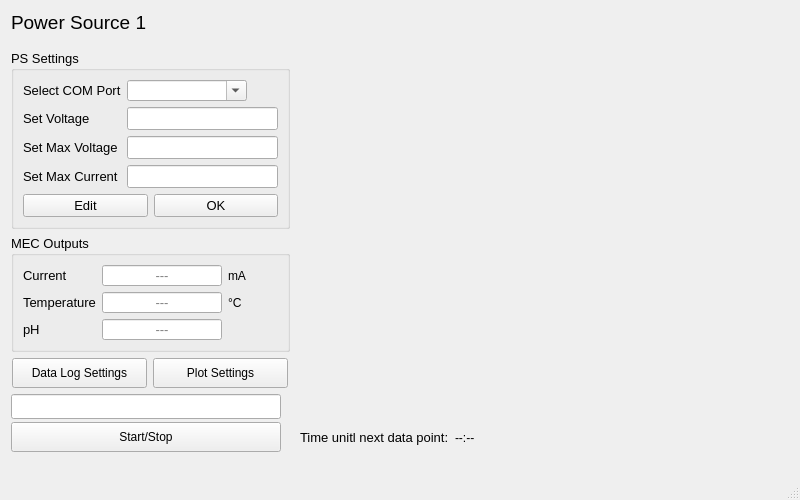
<?xml version="1.0" encoding="UTF-8"?>
<ui version="4.0">
 <class>MainWindow</class>
 <widget class="QMainWindow" name="MainWindow">
  <property name="geometry">
   <rect>
    <x>0</x>
    <y>0</y>
    <width>800</width>
    <height>500</height>
   </rect>
  </property>
  <property name="minimumSize">
   <size>
    <width>800</width>
    <height>500</height>
   </size>
  </property>
  <property name="maximumSize">
   <size>
    <width>800</width>
    <height>500</height>
   </size>
  </property>
  <property name="windowTitle">
   <string>MainWindow</string>
  </property>
  <widget class="QWidget" name="centralwidget">
   <widget class="PlotWidget" name="graphWidget" native="true">
    <property name="geometry">
     <rect>
      <x>300</x>
      <y>0</y>
      <width>501</width>
      <height>421</height>
     </rect>
    </property>
   </widget>
   <widget class="QWidget" name="layoutWidget">
    <property name="geometry">
     <rect>
      <x>11</x>
      <y>1</y>
      <width>279</width>
      <height>451</height>
     </rect>
    </property>
    <layout class="QVBoxLayout" name="verticalLayout_2">
     <item>
      <widget class="QLabel" name="label">
       <property name="font">
        <font>
         <pointsize>14</pointsize>
        </font>
       </property>
       <property name="text">
        <string>Power Source 1</string>
       </property>
      </widget>
     </item>
     <item>
      <widget class="QGroupBox" name="groupBox">
       <property name="font">
        <font>
         <pointsize>10</pointsize>
        </font>
       </property>
       <property name="title">
        <string>PS Settings</string>
       </property>
       <layout class="QFormLayout" name="formLayout_2">
        <item row="0" column="0">
         <widget class="QLabel" name="portboxLabel">
          <property name="font">
           <font>
            <pointsize>10</pointsize>
           </font>
          </property>
          <property name="text">
           <string>Select COM Port</string>
          </property>
         </widget>
        </item>
        <item row="0" column="1">
         <widget class="QComboBox" name="comBox">
          <property name="maximumSize">
           <size>
            <width>120</width>
            <height>21</height>
           </size>
          </property>
          <property name="editable">
           <bool>true</bool>
          </property>
         </widget>
        </item>
        <item row="1" column="0">
         <widget class="QLabel" name="label_2">
          <property name="font">
           <font>
            <pointsize>10</pointsize>
           </font>
          </property>
          <property name="text">
           <string>Set Voltage</string>
          </property>
         </widget>
        </item>
        <item row="1" column="1">
         <widget class="QLineEdit" name="setvoltageDisplay">
          <property name="alignment">
           <set>Qt::AlignCenter</set>
          </property>
          <property name="readOnly">
           <bool>true</bool>
          </property>
         </widget>
        </item>
        <item row="2" column="0">
         <widget class="QLabel" name="label_4">
          <property name="font">
           <font>
            <pointsize>10</pointsize>
           </font>
          </property>
          <property name="text">
           <string>Set Max Voltage</string>
          </property>
         </widget>
        </item>
        <item row="2" column="1">
         <widget class="QLineEdit" name="maxvoltageDisplay">
          <property name="alignment">
           <set>Qt::AlignCenter</set>
          </property>
          <property name="readOnly">
           <bool>true</bool>
          </property>
         </widget>
        </item>
        <item row="3" column="0">
         <widget class="QLabel" name="label_3">
          <property name="font">
           <font>
            <pointsize>10</pointsize>
           </font>
          </property>
          <property name="text">
           <string>Set Max Current</string>
          </property>
         </widget>
        </item>
        <item row="3" column="1">
         <widget class="QLineEdit" name="maxcurrentDisplay">
          <property name="alignment">
           <set>Qt::AlignCenter</set>
          </property>
          <property name="readOnly">
           <bool>true</bool>
          </property>
         </widget>
        </item>
        <item row="4" column="0" colspan="2">
         <layout class="QHBoxLayout" name="horizontalLayout_2">
          <item>
           <widget class="QPushButton" name="settingsEditButton">
            <property name="text">
             <string>Edit</string>
            </property>
           </widget>
          </item>
          <item>
           <widget class="QPushButton" name="settingsOKButton">
            <property name="text">
             <string>OK</string>
            </property>
           </widget>
          </item>
         </layout>
        </item>
       </layout>
      </widget>
     </item>
     <item>
      <widget class="QGroupBox" name="groupBox_2">
       <property name="font">
        <font>
         <pointsize>10</pointsize>
        </font>
       </property>
       <property name="title">
        <string>MEC Outputs</string>
       </property>
       <layout class="QFormLayout" name="formLayout">
        <item row="0" column="0">
         <widget class="QLabel" name="currentLabel">
          <property name="font">
           <font>
            <pointsize>10</pointsize>
           </font>
          </property>
          <property name="autoFillBackground">
           <bool>false</bool>
          </property>
          <property name="text">
           <string>Current</string>
          </property>
         </widget>
        </item>
        <item row="0" column="1">
         <layout class="QHBoxLayout" name="horizontalLayout">
          <item>
           <widget class="QLineEdit" name="currentDisplay">
            <property name="maximumSize">
             <size>
              <width>120</width>
              <height>21</height>
             </size>
            </property>
            <property name="font">
             <font>
              <pointsize>10</pointsize>
             </font>
            </property>
            <property name="cursor">
             <cursorShape>ArrowCursor</cursorShape>
            </property>
            <property name="alignment">
             <set>Qt::AlignCenter</set>
            </property>
            <property name="readOnly">
             <bool>true</bool>
            </property>
            <property name="placeholderText">
             <string>---</string>
            </property>
           </widget>
          </item>
          <item>
           <widget class="QLabel" name="currentunitLabel">
            <property name="maximumSize">
             <size>
              <width>22</width>
              <height>21</height>
             </size>
            </property>
            <property name="font">
             <font>
              <pointsize>9</pointsize>
             </font>
            </property>
            <property name="text">
             <string>mA</string>
            </property>
           </widget>
          </item>
         </layout>
        </item>
        <item row="1" column="0">
         <widget class="QLabel" name="tempLabel">
          <property name="font">
           <font>
            <pointsize>10</pointsize>
           </font>
          </property>
          <property name="text">
           <string>Temperature</string>
          </property>
         </widget>
        </item>
        <item row="1" column="1">
         <layout class="QHBoxLayout" name="horizontalLayout_3">
          <item>
           <widget class="QLineEdit" name="tempDisplay">
            <property name="maximumSize">
             <size>
              <width>120</width>
              <height>21</height>
             </size>
            </property>
            <property name="font">
             <font>
              <pointsize>10</pointsize>
             </font>
            </property>
            <property name="cursor">
             <cursorShape>ArrowCursor</cursorShape>
            </property>
            <property name="alignment">
             <set>Qt::AlignCenter</set>
            </property>
            <property name="dragEnabled">
             <bool>false</bool>
            </property>
            <property name="readOnly">
             <bool>true</bool>
            </property>
            <property name="placeholderText">
             <string>---</string>
            </property>
           </widget>
          </item>
          <item>
           <widget class="QLabel" name="tempunitLabel">
            <property name="maximumSize">
             <size>
              <width>22</width>
              <height>21</height>
             </size>
            </property>
            <property name="font">
             <font>
              <pointsize>9</pointsize>
             </font>
            </property>
            <property name="text">
             <string>°C </string>
            </property>
           </widget>
          </item>
         </layout>
        </item>
        <item row="2" column="0">
         <widget class="QLabel" name="pHLabel">
          <property name="font">
           <font>
            <pointsize>10</pointsize>
           </font>
          </property>
          <property name="text">
           <string>pH</string>
          </property>
         </widget>
        </item>
        <item row="2" column="1">
         <layout class="QHBoxLayout" name="horizontalLayout_4">
          <item>
           <widget class="QLineEdit" name="pHDisplay">
            <property name="maximumSize">
             <size>
              <width>120</width>
              <height>21</height>
             </size>
            </property>
            <property name="font">
             <font>
              <pointsize>10</pointsize>
             </font>
            </property>
            <property name="cursor">
             <cursorShape>ArrowCursor</cursorShape>
            </property>
            <property name="alignment">
             <set>Qt::AlignCenter</set>
            </property>
            <property name="readOnly">
             <bool>true</bool>
            </property>
            <property name="placeholderText">
             <string>---</string>
            </property>
           </widget>
          </item>
          <item>
           <widget class="QLabel" name="pHblankLabel">
            <property name="maximumSize">
             <size>
              <width>22</width>
              <height>21</height>
             </size>
            </property>
            <property name="text">
             <string/>
            </property>
           </widget>
          </item>
         </layout>
        </item>
       </layout>
      </widget>
     </item>
     <item>
      <layout class="QHBoxLayout" name="horizontalLayout_5">
       <property name="spacing">
        <number>5</number>
       </property>
       <item>
        <widget class="QPushButton" name="datalogButton">
         <property name="minimumSize">
          <size>
           <width>135</width>
           <height>30</height>
          </size>
         </property>
         <property name="maximumSize">
          <size>
           <width>135</width>
           <height>30</height>
          </size>
         </property>
         <property name="font">
          <font>
           <pointsize>9</pointsize>
          </font>
         </property>
         <property name="text">
          <string>Data Log Settings</string>
         </property>
        </widget>
       </item>
       <item>
        <widget class="QPushButton" name="plotsetButton">
         <property name="minimumSize">
          <size>
           <width>135</width>
           <height>30</height>
          </size>
         </property>
         <property name="maximumSize">
          <size>
           <width>135</width>
           <height>30</height>
          </size>
         </property>
         <property name="font">
          <font>
           <pointsize>9</pointsize>
          </font>
         </property>
         <property name="text">
          <string>Plot Settings</string>
         </property>
        </widget>
       </item>
      </layout>
     </item>
     <item>
      <layout class="QVBoxLayout" name="verticalLayout">
       <property name="spacing">
        <number>3</number>
       </property>
       <property name="sizeConstraint">
        <enum>QLayout::SetMaximumSize</enum>
       </property>
       <item>
        <widget class="QLineEdit" name="onlineDisplay">
         <property name="minimumSize">
          <size>
           <width>0</width>
           <height>25</height>
          </size>
         </property>
         <property name="maximumSize">
          <size>
           <width>270</width>
           <height>25</height>
          </size>
         </property>
         <property name="font">
          <font>
           <pointsize>10</pointsize>
          </font>
         </property>
         <property name="cursor">
          <cursorShape>ArrowCursor</cursorShape>
         </property>
         <property name="text">
          <string/>
         </property>
         <property name="alignment">
          <set>Qt::AlignCenter</set>
         </property>
         <property name="readOnly">
          <bool>true</bool>
         </property>
        </widget>
       </item>
       <item>
        <widget class="QPushButton" name="startButton">
         <property name="minimumSize">
          <size>
           <width>0</width>
           <height>30</height>
          </size>
         </property>
         <property name="maximumSize">
          <size>
           <width>270</width>
           <height>30</height>
          </size>
         </property>
         <property name="font">
          <font>
           <pointsize>9</pointsize>
          </font>
         </property>
         <property name="text">
          <string>Start/Stop</string>
         </property>
         <property name="checkable">
          <bool>true</bool>
         </property>
        </widget>
       </item>
      </layout>
     </item>
    </layout>
   </widget>
   <widget class="QWidget" name="layoutWidget">
    <property name="geometry">
     <rect>
      <x>300</x>
      <y>430</y>
      <width>251</width>
      <height>21</height>
     </rect>
    </property>
    <layout class="QFormLayout" name="formLayout_3">
     <item row="0" column="0">
      <widget class="QLabel" name="timeuntilLabel">
       <property name="font">
        <font>
         <pointsize>10</pointsize>
        </font>
       </property>
       <property name="text">
        <string>Time unitl next data point:</string>
       </property>
      </widget>
     </item>
     <item row="0" column="1">
      <widget class="QLabel" name="timerLabel">
       <property name="text">
        <string>--:--</string>
       </property>
      </widget>
     </item>
    </layout>
   </widget>
  </widget>
  <widget class="QMenuBar" name="menubar">
   <property name="geometry">
    <rect>
     <x>0</x>
     <y>0</y>
     <width>800</width>
     <height>21</height>
    </rect>
   </property>
  </widget>
  <widget class="QStatusBar" name="statusbar"/>
 </widget>
 <customwidgets>
  <customwidget>
   <class>PlotWidget</class>
   <extends>QWidget</extends>
   <header>pyqtgraph</header>
   <container>1</container>
  </customwidget>
 </customwidgets>
 <resources/>
 <connections/>
</ui>
